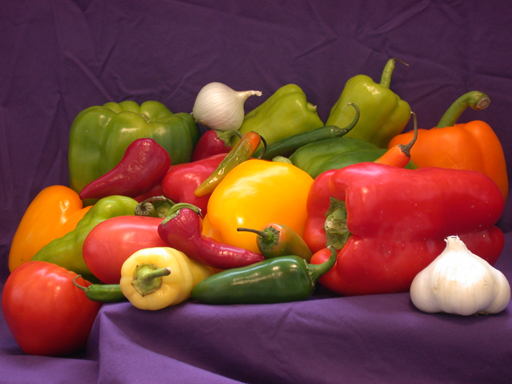
#> input picture TP1/imagens/peppers.bmp, 512 x 384 px; the run also reads 3 pictures not shown here
$ jupyter execute --allow-errors main.ipynb   (shell and % lines are left out)
#> lines starting #> are read from the running program, lines starting #| are printed output that depends on the picture
[cell 1]
import numpy as np
from matplotlib import image
import matplotlib.pyplot as plt
import matplotlib.colors as clr
from scipy.fftpack import dct
from scipy.fftpack import idct
import pandas as pd
import PIL as p
from matplotlib.colors import Normalize

[cell 2]
"""
Returns an array of type:
 - [x, y] for grayscale images
 - [x, y, [R, G, B]] for RGB images
 - [x, y, [R, G, B, A]] for RGBA images
"""
def read_image(filename):
#> called with filename = 'imagens/peppers.bmp'
    img = image.imread(filename)
#> img is the input picture: shape (384, 512, 3); mean R, G, B 120.8, 66.4, 57.6
    return img

*3.2 função para criar colormap entre duas cores*

[cell 3]
"""
Funcao para criar um colormap;
Parametros:
            1.cmin-> tuplo com valores (r,g,b) minimos
            2.cmax-> tuplo com valores (r,g,b) maximos
Devolve o objeto correspondente ao colormap
"""
def create_colormap(cmin : tuple[float], cmax: tuple[float]):
    return clr.LinearSegmentedColormap.from_list('', [cmin, cmax], N=256)

*3.3 Função para visualizar a imagem com um certo colormap*

[cell 4]
"""
Função para mostrar uma imagem. Aceita um colormap definido pelo utilizador ou os do matplotlib
"""

def show_image(img, colormap = None):
    plt.figure(figsize=(8,8))

    # Imagens com apenas uma coponenete: R, G, B ou Grayscale
    if len(img.shape) == 2:
        plt.imshow(img, cmap = colormap)
    else:
        if colormap != None:
            new_img = img[:, :, 0]
            plt.imshow(new_img, cmap = colormap)
        else:
            plt.imshow(img)

    plt.axis('off')
    plt.show()

> # Semana 1
Na diretória imagens estão presentes as imagens jpeg com baixa, média e alta qualidade, de acordo com o nome das pastas
> - Análise da compressão das várias imagens em jpeg
> - Converter a imagem de RGB para YCbCr
> - *Padding* da imagen para ficar um múltiplo de 16x16


## 3.1 Leitura da imagem

[cell 5]
img = read_image('imagens/peppers.bmp')
#img = read_image('imagens/barn_mountains.bmp')
#img = read_image('imagens/logo.bmp')

show_image(img)

### Tamanho dos ficheiros .bmp

|        | Barn | Peppers | Logo |
|:------:|:----:|:-------:|:----:|
|  size  |   356.5KB  |    589.9KB   |   421.6KB  |

<br>
Foi utilizado o *Adobe Photoshop 2019* para comprimir as imagens.
<br>

### Tamanho dos ficheiros após compressão para JPEG

|        | Barn | Peppers | Logo |
|:------:|:----:|:-------:|:----:|
|   Low  |   43.4KB  |    35.2KB    |   21.9KB  |
| Medium |   51.5KB  |    41.3KB    |   23.1KB  |
|  High  |   67.5KB  |    57.7KB    |   27.3KB  |

<br>

### Rácio de compressão

|        | Barn | Peppers | Logo |
|:------:|:----:|:-------:|:----:|
|   Low  |   8.2:1  |    16.7:1    |   19.3:1  |
| Medium |   6.9:1  |    14.3:1    |   18.3:1  |
|  High  |   5.2:1  |    10.2:1    |   15.4:1  |

<br>

### Diferenças subjetivas jpeg/bmp

|        | Barn                 | Peppers | Logo |
|:------:|:------------------:|:--------------:|:-----------------:|
|   Low  | não muito evidente | muito evidente     | evidente      |
| Medium | nada evidente      | não muito evidente | evidente      |
|  High  | nada evidente      | nada evidente      | nada evidente |

## Comparação dos resultados
A compressão é maior em imagens cujos pixels adjacentes têm uma cor semelhante. <br>
Isto sugere que o codec do Jpeg utiliza compressão baseada em adjacência.

Visualmente, notam-se maiores diferenças em locais onde há alterações bruscas na cor do pixel.

[cell 6]
low = image.imread('imagens/Low/peppers.jpg')
low.shape

[cell 7]
medium = image.imread('imagens/Medium/peppers.jpg')
medium.shape

[cell 8]
# ColorMaps
cm_gray = clr.LinearSegmentedColormap.from_list('gray', [(0,0,0), (1, 1, 1)], N = 256)
cm_red = clr.LinearSegmentedColormap.from_list('red', [(0,0,0), (1, 0, 0)], N = 256)
cm_green = clr.LinearSegmentedColormap.from_list('green', [(0,0,0), (0, 1, 0)], N = 256)
cm_blue = clr.LinearSegmentedColormap.from_list('blue', [(0,0,0), (0, 0, 1)], N = 256)


# Adaptado de https://jakevdp.github.io/PythonDataScienceHandbook/04.07-customizing-colorbars.html
cmap = plt.cm.get_cmap(cm_gray)
gray = cmap(np.arange(cmap.N))

cmap = plt.cm.get_cmap(cm_red)
red = cmap(np.arange(cmap.N))

cmap = plt.cm.get_cmap(cm_green)
green = cmap(np.arange(cmap.N))

cmap = plt.cm.get_cmap(cm_blue)
blue = cmap(np.arange(cmap.N))

fig, ax = plt.subplots(4, figsize=(10, 5),subplot_kw=dict(xticks=[], yticks=[]))
ax[0].imshow([gray], extent=[0, 10, 0, 1])
ax[1].imshow([red], extent=[0, 10, 0, 1])
ax[2].imshow([green], extent=[0, 10, 0, 1])
ax[3].imshow([blue], extent=[0, 10, 0, 1])

## 3.4 Função para separar imagem nos seus componentes R, G, B

[cell 9]
"""
Separar uma imagem RGB nos seus componentes
"""
def separate_components(img):
    r = img[:, :, 0]
    g = img[:, :, 1]
    b = img[:, :, 2]

    return r, g, b

## 3.5 Visualização da imagem nos seus componentes R, G, B

[cell 10]
r, g, b = separate_components(img)
#> in separate_components, `r = img[:, :, 0]`:
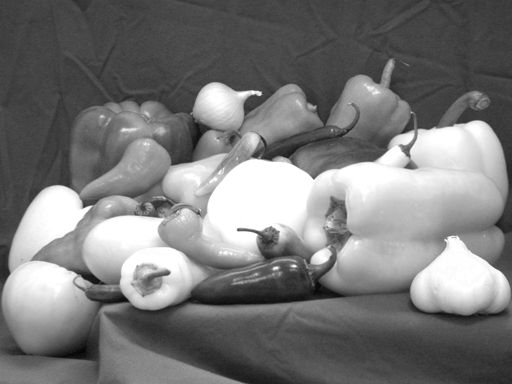
#> r: shape (384, 512); min 5, max 255, mean 120.8
#> in separate_components, `b = img[:, :, 2]`:
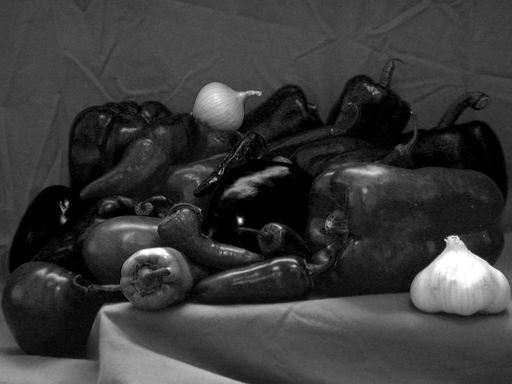
#> b: shape (384, 512); min 0, max 255, mean 57.6
show_image(r, cm_red)
show_image(g, cm_green)
show_image(b, cm_blue)

[cell 11]
"""
Juntar as coponentes R, G e B para formar uma imagem
"""
def join_components(r, g, b):
    return np.dstack((r, g, b))

[cell 12]
img = join_components(r, g, b)
show_image(img)

## 4.1 Função para padding da imagem

[cell 13]
"""
Recebe uma imagem e altera as suas dimensões (m,n) para (16*p, 16*q).
Isto é realizado através da cópia da ultima coluna/linha até atingir o valor multiplo de 16.
Conta o numero de linhas/colunas adicionadas, (x,y) : 0<=x,y<=15.
Devolve um tuplo com as dimensoes incrementadas (x,y) e a imagem com as novas dimensoes (16*p, 16*q)
"""
def padding(img : np.array):
    img = img.copy()
    shape = img.shape

    x,y = (16-img.shape[0]%16)%16, (16-img.shape[1]%16)%16
    h_padding = np.repeat(img[-1:,:,:], x, axis = 0)
    img = np.concatenate((img, h_padding), axis = 0)

    v_padding = np.repeat(img[:,-1:,:], y, axis = 1)
    img = np.concatenate((img, v_padding), axis = 1)
    return shape, img

[cell 14]
"""
Recebe uma imagem e as dimensoes originais dela.
Faz slice da imagem, elimando todos os elementos incrementados no padding;
Devolve a imagem original
"""
def unpad(img : np.array, shape):
    img = img.copy()
    x,y,z = shape
    img = img[:x, :y]
    return img

[cell 15]
show_image(img)
shape, pad_img = padding(img)
#> in padding, `h_padding = np.repeat(img[-1:,:,:], x, axis = 0)`: h_padding = empty array
#> shape = (384, 512, 3)
show_image(pad_img)
unpad_img = unpad(img, shape)
#> in unpad, `x,y,z = shape`: x = 384; y = 512; z = 3
show_image(unpad_img)

# Verificação que fica igual ao original
print(np.all(np.equal(img, unpad_img)))
#| True

print(f"Original shape: {img.shape}")
#| Original shape: (384, 512, 3)
print(f"Padding shape: {pad_img.shape}")
#| Padding shape: (384, 512, 3)
print(f"After Padding and Unpadding shape: {unpad_img.shape}")
#| After Padding and Unpadding shape: (384, 512, 3)

## 5.1 Função de conversão RGB para YCbCr

[cell 16]
"""
Converte imagem no formato RGB para imagem no formato yCbCr;
"""
def rgb_to_ycbcr(img : np.array):
    img.copy().astype(float)

    y_cb_cr_mat = np.array([ [0.299    , 0.587    , 0.114    ]
                            ,[-0.168736, -0.331264, 0.5      ]
                            ,[0.5      , -0.418688, -0.081312] ], dtype=float)

    y  = y_cb_cr_mat[0,0] * img[:,:,0] + y_cb_cr_mat[0,1] * img[:,:,1] + y_cb_cr_mat[0,2]*img[:,:,2]
    cb = y_cb_cr_mat[1,0] * img[:,:,0] + y_cb_cr_mat[1,1] * img[:,:,1] + y_cb_cr_mat[1,2]*img[:,:,2] + 128
    cr = y_cb_cr_mat[2,0] * img[:,:,0] + y_cb_cr_mat[2,1] * img[:,:,1] + y_cb_cr_mat[2,2]*img[:,:,2] + 128

    y_cb_cr = np.dstack((y, cb, cr))
    return y_cb_cr

[cell 17]
"""
Converte imagem no formato YCbCr para imagem no formato RGB
"""
def ycbcr_to_rgb(img : np.array):
    img = img.copy().astype(float)

    y_cb_cr_mat_inv = np.linalg.inv(
                                np.array([ [0.299    , 0.587    , 0.114    ]
                                        ,  [-0.168736, -0.331264, 0.5      ]
                                        ,  [0.5      , -0.418688, -0.081312] ], dtype=float)
                                    )
    y = img[:, :, 0]
    cb = img[:, :, 1] - 128
    cr = img[:, :, 2] - 128

    r = y + y_cb_cr_mat_inv[0,2]*cr
    g = y + y_cb_cr_mat_inv[1,1]*cb + y_cb_cr_mat_inv[1,2]*cr
    b = y + y_cb_cr_mat_inv[2,1]*cb

    rgb = np.dstack((r,g,b))
    rgb = np.round(rgb)
    rgb[rgb > 255] = 255
    rgb[rgb < 0] = 0

    return rgb.astype(np.uint8)

[cell 18]
ycbcr = rgb_to_ycbcr(pad_img)
#> in rgb_to_ycbcr, `y  = y_cb_cr_mat[0,0] * img[:,:,0] + y_cb_cr_mat[0,1] * img[:,:,1] + y..`:
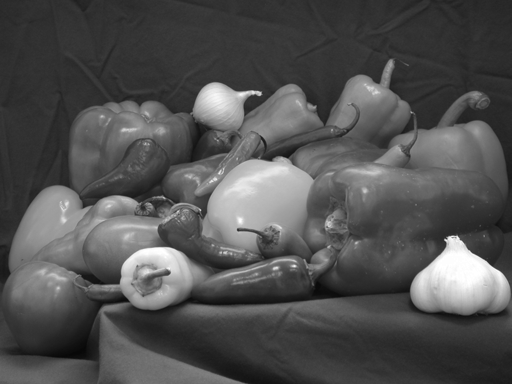
#> y: shape (384, 512) float64; min 7.68, max 255, mean 81.7
#> in rgb_to_ycbcr, `y_cb_cr = np.dstack((y, cb, cr))`:
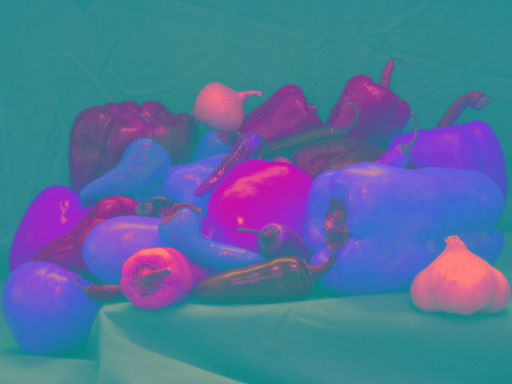
#> y_cb_cr: shape (384, 512, 3) float64; mean of channels 0, 1, 2 81.7, 114.4, 155.9; drawn as R, G, B
rgb = ycbcr_to_rgb(ycbcr)

# Verificação que fica igual ao original
#print(np.all(np.equal(img, rgb)))

show_image(img)
show_image(rgb)

[cell 19]
# Método do colormap para representar os canais Cb e Cr:
# https://stackoverflow.com/questions/28638848/displaying-y-cb-and-cr-components-in-matlab

cm_cb = clr.LinearSegmentedColormap.from_list('cb', [(0.5, 0.5, 0), (0.5, 0.5, 1)], N = 256)
cm_cr = clr.LinearSegmentedColormap.from_list('cr', [(0, 0.5, 0.5), (1, 0.5, 0.5)], N = 256)

cmap = plt.cm.get_cmap(cm_cb)
cm_cb_rep = cmap(np.arange(cmap.N))

cmap = plt.cm.get_cmap(cm_cr)
cm_cr_rep = cmap(np.arange(cmap.N))

fig, ax = plt.subplots(2, figsize=(10, 2),subplot_kw=dict(xticks=[], yticks=[]))
ax[0].imshow([cm_cb_rep], extent=[0, 10, 0, 1])
ax[1].imshow([cm_cr_rep], extent=[0, 10, 0, 1])
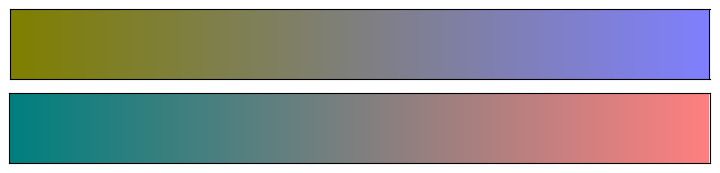
#> figure drawn by matplotlib, 2 panels

[cell 20]
y, cb, cr = separate_components(ycbcr)

show_image(y, cm_gray)
show_image(cb, cm_cb)
show_image(cr, cm_cr)

[cell 21]
f, ax = plt.subplots(nrows=3,ncols=2,figsize=(12,12))

ax[0,0].imshow(y, cm_gray)
ax[0,1].imshow(r, cm_red)

ax[1,0].imshow(cb, cm_cb)
ax[1,1].imshow(g, cm_green)

ax[2,0].imshow(cr, cm_cr)
ax[2,1].imshow(b, cm_blue)
for i in ax.flatten():
    i.set_axis_off()

Verifica-se que o canal Y da imagem tem muito mais definição do que o Cb e do que o Cr. <br><br>

Em relação aos canais R,G e B, os canais R e G são os que apresentam maior semelhança visual com o canal Y. O canal G é o que tem mais peso no calculo do canal Y, seguido do R e finalmente do B.

Isto deve-se ao facto dos niveis de luminância ser maior precisamente nos canais G, seguido do R, seguido do B. <br>
Com isto, concentra-se a maior parte da informação da luminância num dos canais, e informação sobre a crominância, que é menos importante para o olho humano nos outros (Cb e Cr). <br><br>

Isto permite que haja maior compressão nos canais Cb e Cr, pois esta informação afeta menos a perceção do olho humano.

> # Semana 2
Aplicação dos primeiros passos destrutivos do CODEC jpeg
> - *Downsample* com os rácios 4:2:2 e 4:2:0
> - DCT aplicada á imagem toda

## 6.1 Downsample

[cell 22]
"""

"""
def sub_sample(y, cb, cr, downsample_ratio):
    y = y.copy()
    cb = cb.copy().astype(float)
    cr = cr.copy().astype(float)
    if downsample_ratio == (4,2,0):
        ratio = round(downsample_ratio[0]/downsample_ratio[1])
        cb = cb[::ratio,::ratio]
        cr = cr[::ratio,::ratio]
    else:
        v_ratio = round(downsample_ratio[0]/downsample_ratio[1])
        h_ratio = round(downsample_ratio[0]/downsample_ratio[2])

        cb = cb[:, ::v_ratio]
        cr = cr[:, ::h_ratio]
    return y,cb,cr

[cell 23]
"""
funciona em -- (4,2,0) e (4,2,2) --
Parametros:
            1. y --------------> matriz com os valores da luminancia Y
            2. cb -------------> matriz downsampled de cb
            3. cr -------------> matriz downsample de cr
            4. upsample_ratio -> tuplo com 3 inteiros correspondentes ao ratio de downsample (Y:Cb:Cr)
"""
def const_up_sample(y, cb, cr, upsample_ratio):
    y = y.copy()
    cb = cb.copy()
    cr = cr.copy()

    cbArr = np.zeros(shape = y.shape, dtype=float)
    crArr = np.zeros(shape = y.shape, dtype=float)

    if upsample_ratio[-1] == 0:
        ratio = int(upsample_ratio[0]/upsample_ratio[1])

        cbArr[::ratio,::ratio] = cb
        cbArr[1::ratio,::ratio] = cb
        cbArr[::ratio,1::ratio] = cb
        cbArr[1::ratio,1::ratio] = cb

        crArr[::ratio,::ratio] = cr
        crArr[1::ratio,::ratio] = cr
        crArr[::ratio, 1::ratio] = cr
        crArr[1::ratio,1::ratio] = cr

    else:
        cb_ratio = int(upsample_ratio[0]/upsample_ratio[1])
        cr_ratio = int(upsample_ratio[0]/upsample_ratio[2])

        cbArr[:,::cb_ratio] = cb
        cbArr[:,1::cb_ratio] = cb

        crArr[:,::cr_ratio] = cr
        crArr[:,1::cr_ratio] = cr

    return y,cbArr,crArr

[cell 24]
"""
funciona em -- (4,2,0) e (4,2,2) --
Parametros:
            1. y --------------> matriz com os valores da luminancia Y
            2. cb -------------> matriz downsampled de cb
            3. cr -------------> matriz downsample de cr
            4. upsample_ratio -> tuplo com 3 inteiros correspondentes ao ratio de downsample (Y:Cb:Cr)
"""
def linear_up_sample(y, cb, cr, upsample_ratio):
    y = y.copy()
    cb = cb.copy()
    cr = cr.copy()

    new_cb = np.zeros(shape = y.shape, dtype=float)
    new_cr = np.zeros(shape = y.shape, dtype=float)

    if upsample_ratio[2] == 0:
        ratio = int(upsample_ratio[0]/upsample_ratio[1])
        #--------------------Cb interpolation----
        cb_cols_mean = (cb[:,:-1] + np.roll(cb, -1, 1)[:,:-1])//2
        cb_cols_mean = np.concatenate((cb_cols_mean, cb[:,-1:]), axis = 1)

        new_cb[::2,::2] = cb
        new_cb[::2,1::2] = cb_cols_mean

        cb = new_cb[::2]

        cb_lines_mean = (cb[:-1] + np.roll(cb, -1, 0)[:-1])//2
        cb_lines_mean = np.concatenate((cb_lines_mean, cb[-1:]), axis = 0)

        new_cb[1::2,:] = cb_lines_mean

        #------------------------Cr interpolation----
        cr_cols_mean = (cr[:,:-1] + np.roll(cr, -1, 1)[:,:-1])//2
        cr_cols_mean = np.concatenate((cr_cols_mean, cr[:,-1:]), axis = 1)

        new_cr[::2,::2] = cr
        new_cr[::2,1::2] = cr_cols_mean

        cr = new_cr[::2]

        cr_lines_mean = (cr[:-1] + np.roll(cr, -1, 0)[:-1])//2
        cr_lines_mean = np.concatenate((cr_lines_mean, cr[-1:]), axis = 0)

        new_cr[1::2,:] = cr_lines_mean

    else:
        cb_ratio = int(upsample_ratio[0]/upsample_ratio[1])
        cr_ratio = int(upsample_ratio[0]/upsample_ratio[2])

        cb_mean = (cb[:,:-1] + np.roll(cb, -1, 1)[:,:-1])/2
        cb_mean = np.concatenate((cb_mean, cb[:,-1:]), axis = 1)
        new_cb[:,::cb_ratio] = cb
        new_cb[:,1::cb_ratio] = cb_mean

        cr_mean = (cr[:,:-1] + np.roll(cr, -1, 1)[:,:-1])/2
        cr_mean = np.concatenate((cr_mean, cr[:,-1:]), axis = 1)
        new_cr[:,::cr_ratio] = cr
        new_cr[:,1::cr_ratio] = cr_mean

    return y,new_cb, new_cr

[cell 25]
ratio = (4, 2, 2)
y_d, cb_d, cr_d = sub_sample(y, cb, cr, ratio)
#> in sub_sample, `cb = cb[:, ::v_ratio]`:
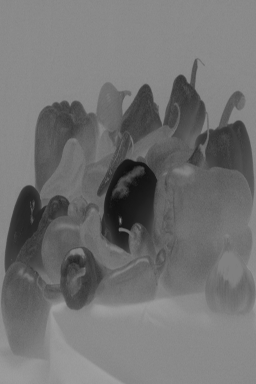
#> cb: shape (384, 256) float64; min 15.74, max 160.2, mean 114.4
#> in sub_sample, `cr = cr[:, ::h_ratio]`:
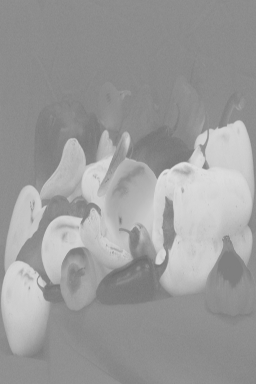
#> cr: shape (384, 256) float64; min 109.4, max 225.4, mean 155.9

show_image(y_d, cm_gray)
show_image(cb_d, cm_cb)
show_image(cr_d, cm_cr)

print("Y shape: " + str(y_d.shape),
      "Cb shape: " + str(cb_d.shape),
      "Cr shape: " + str(cr_d.shape),
      sep = '\n'
     )
#| Y shape: (384, 512)
#| Cb shape: (384, 256)
#| Cr shape: (384, 256)

[cell 26]
ratio = (4, 2, 0)
y_d, cb_d, cr_d = sub_sample(y, cb, cr, ratio)

show_image(y_d, cm_gray)
show_image(cb_d, cm_cb)
show_image(cr_d, cm_cr)

print("Y shape: " + str(y_d.shape),
      "Cb shape: " + str(cb_d.shape),
      "Cr shape: " + str(cr_d.shape),
      sep = '\n'
     )
#| Y shape: (384, 512)
#| Cb shape: (192, 256)
#| Cr shape: (192, 256)

## 6.3 Análise da aplicação do *downsample*

No downsampling 4:2:2, há uma redução do número de pixeis, nos canais Cb e Cr, de 2:1. No caso do 4:2:0, a taxa de compressão é maior, pois é de 4:1 nesses mesmos canais. <br>

Esta etapa de downsampling é destrutiva, pelo que a contrapartida é que quanto mais alta for a compressão, mais alta é a taxa de destrutividade, pois quantos mais dados forem eliminados, menos fiel vai ser a reconstrução (tendo em conta os nosso preditores). <br>

Assim, a escolha destas métricas deve ter em conta a qualidade que se pretende obter na reconstrução da imagem.

## 7.1.1 DCT transformation

[cell 27]
def dct_(a):
    return dct(dct(a, norm="ortho").T, norm = "ortho").T

## 7.1.1 DCT reverse transformation

[cell 28]
def idct_(a_dct):
    return idct(idct(a_dct, norm='ortho').T, norm='ortho').T

[cell 29]
# DCT aplicada na imagem toda

y_dct = dct_(y_d)
cb_dct = dct_(cb_d)
#> in dct_ (call 2), `return dct(dct(a, norm="ortho").T, norm = "ortho").T`:
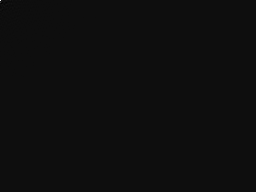
#> returned value: shape (192, 256) float64; min -1503.1, max 25368.4, mean 0.6; drawn with min black and max white
cr_dct = dct_(cr_d)

show_image(np.log(np.abs(y_dct) + 0.0001), cm_gray)
show_image(np.log(np.abs(cb_dct) + 0.0001), cm_gray)
show_image(np.log(np.abs(cr_dct) + 0.0001), cm_gray)
#> in show_image (call 22), `plt.show()`:
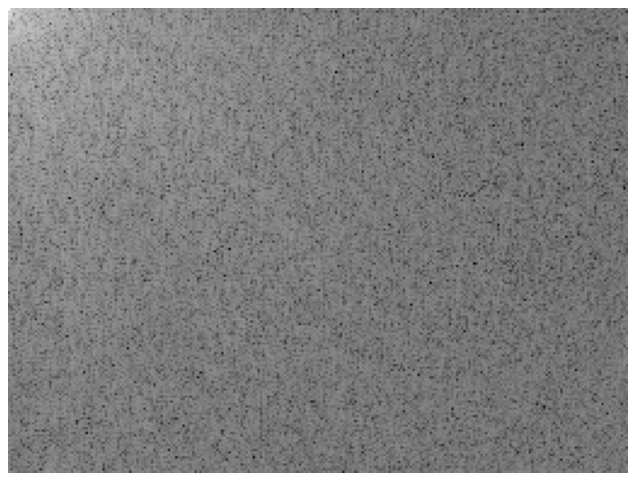
#> figure drawn by matplotlib, 1 panel

[cell 30]
# Inverso da DCT

y_idct = idct_(y_dct)
cb_idct = idct_(cb_dct)
cr_idct = idct_(cr_dct)

show_image(y_idct, cm_gray)
show_image(cb_idct, cm_gray)
show_image(cr_idct, cm_gray)

[cell 31]
# Reconstrução com copia da coluna da esquerda

y, cb, cr = const_up_sample(y_idct, cb_idct, cr_idct, ratio)
#> in const_up_sample, `cbArr[::ratio,::ratio] = cb`:
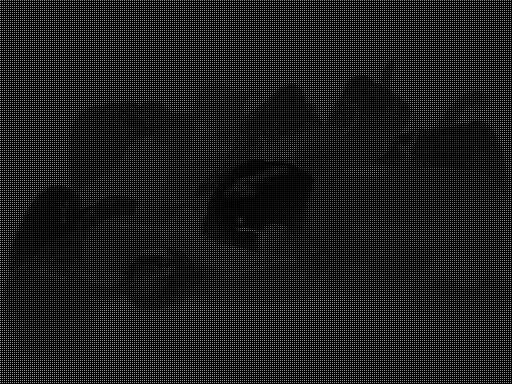
#> cbArr: shape (384, 512) float64; min 0, max 160.1, mean 28.6
#> (the rest of the program and of its run is left out)
